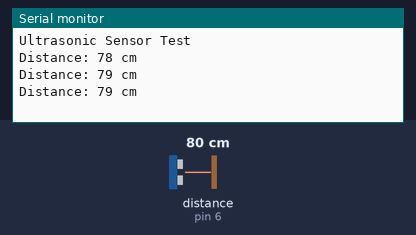
A sketch run on a simulated Arduino Uno, built with avr-gcc and run on an emulated ATmega328P. Parts: the last lines printed to the serial monitor. Wiring (inferred from the names in the program): ultrasonic range finder: trigger pin 7; echo pin 6. The inputs (shaded band) are chosen by the test bench; at power-on: distance to the obstacle (sensor on pin 6) 80 cm. The echo pulse lasts 58.3 µs per cm.

Above: at 1.3 s.
1.4 s: distance to the obstacle (sensor on pin 6) set to 2 cm
At 1.9 s:
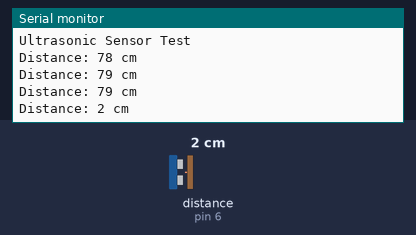
2.9 s: distance to the obstacle (sensor on pin 6) set to 4 cm
At 3.4 s:
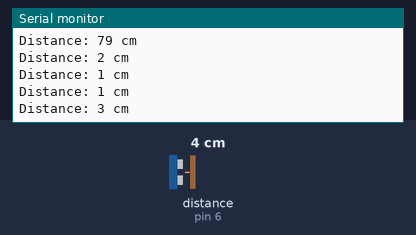
Timing chart, 0 to 5.9 s (numbered marks = the images above; inputs shaded):
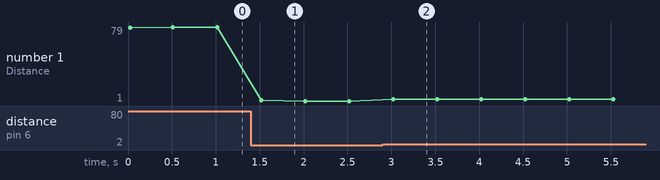

Measured:
- after the input at 1.4 s, the serial monitor: prints a new line after 0.12 s (image 1)
- after the input at 2.9 s, the serial monitor: prints a new line after 0.12 s (image 2)
- plotted number 1: 79 → 1 after the input at 1.4 s, 1 → 3 after the input at 2.9 s

The sketch:

Ultrasonic.ino
```cpp
const int trigPin = 7;
const int echoPin = 6;
long duration;
int distance;

void setup() {
    pinMode(trigPin, OUTPUT);
    pinMode(echoPin, INPUT);
    Serial.begin(9600);
    Serial.println("Ultrasonic Sensor Test");
}

void loop() {
    digitalWrite(trigPin, LOW);
    delayMicroseconds(2);
    digitalWrite(trigPin, HIGH);
    delayMicroseconds(10);
    digitalWrite(trigPin, LOW);

    duration = pulseIn(echoPin, HIGH);
    distance = duration * 0.034 / 2;

    Serial.print("Distance: ");
    Serial.print(distance);
    Serial.println(" cm");

    delay(500);
}
```
